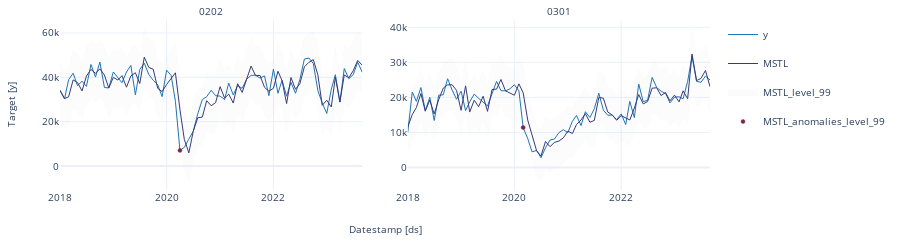

Notebook code for this chart:
### Code cell
StatsForecast.plot(insample_forecasts, unique_ids = ['0202','0301'], plot_anomalies = True)
